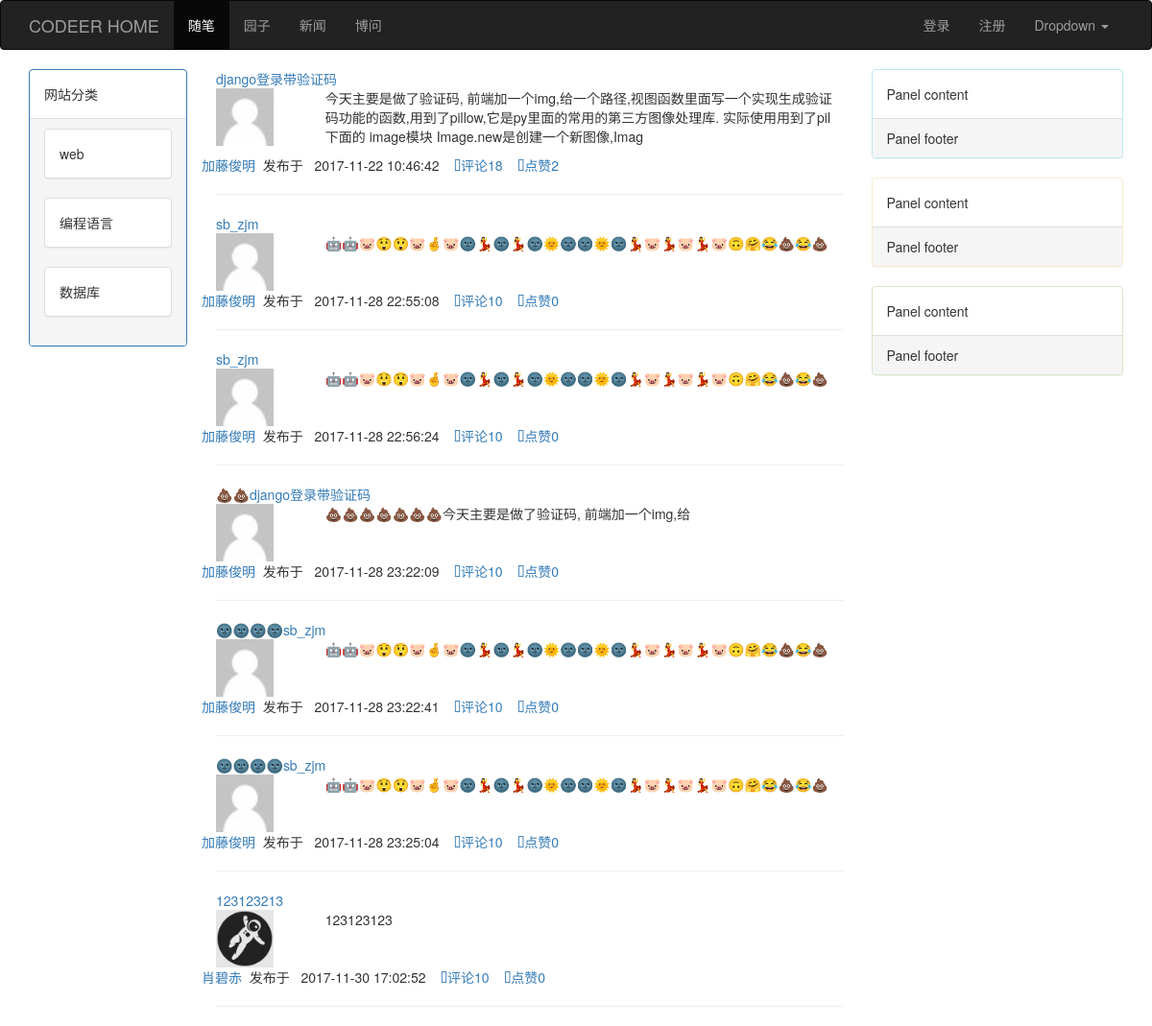
The app's page /index/ with its own data.
### app01/models.py (models this page shows, shortened)
class SiteCategory(models.Model):
    name = models.CharField(max_length=32)

class Article(models.Model):
    title = models.CharField(max_length=50,verbose_name='文章标题')
    create_time = models.DateTimeField(verbose_name='创建日期',auto_now_add=True)
    summary = models.CharField(max_length=128,verbose_name='文章摘要')
    poll_count = models.IntegerField(verbose_name='点赞数',default=0)
    comment_count = models.IntegerField(verbose_name='评论数',default=0)
    read_count = models.IntegerField(verbose_name='阅读数',default=0)
    is_essence = models.BooleanField(verbose_name='是否精华',default=False)
    is_top = models.BooleanField(verbose_name='是否置顶',default=False)
    category = models.ForeignKey(verbose_name='文章类型', to='Category',null=True)
    user = models.ForeignKey(verbose_name='所属用户', to='Userinfo')
    tags = models.ManyToManyField(
        to="Tag",
        through='Article2Tag',
        through_fields=('article', 'tag'),
    )
    site_article_category = models.ForeignKey("SiteArticleCategory", null=True)

class Userinfo(models.Model):
    nickname = models.CharField(max_length=64)
    tel = models.CharField(max_length=11, blank=True, null=True, unique=True, verbose_name='手机号码')
    email = models.EmailField(verbose_name='邮箱地址')
    avatar = models.FileField(verbose_name='头像',upload_to='avatar',default='/avatar/default.png')
    create_time = models.DateTimeField(verbose_name='创建时间', auto_now_add=True)
    user = models.OneToOneField(to='User')

### app01/views.py (the view)
# urls.py: url(r'^index/', views.index),
def index(request,*args,**kwargs):
    if kwargs:
        article_list = models.Article.objects.filter(site_article_category__name=kwargs.get('site_article_category'))
    else:
        article_list = models.Article.objects.all()
    cate_list = models.SiteCategory.objects.all()
    return render(request, 'index.html', {'article_list': article_list, 'cate_list': cate_list})

### templates/index.html (shortened to what this page needs)
<!doctype html>
<html lang="en">
<head>
    <link rel="stylesheet" href="/static/blog/bootstrap-3.3.7-dist/css/bootstrap.css">
    <link rel="stylesheet" href="/static/font-awesome-4.7.0/css/font-awesome.min.css">
    <link rel="stylesheet" href="/static/font-awesome-4.7.0/fonts/fontawesome-webfont.ttf">
    <link rel="stylesheet" href="/static/font-awesome-4.7.0/css/aaa.css">
</head>
<body>
<nav class="navbar navbar-inverse">
    <div class="container">
        <div class="navbar-header">
            <a class="navbar-brand" href="#">CODEER HOME</a>
        </div>
        <div class="collapse navbar-collapse" id="bs-example-navbar-collapse-1">
            <ul class="nav navbar-nav">
                <li class="active"><a href="#">随笔<span class="sr-only">(current)</span></a></li>
                <li><a href="#">园子</a></li>
                <li><a href="#">新闻</a></li>
                <li><a href="#">博问</a></li>
            </ul>
            <ul class="nav navbar-nav navbar-right">
                {% if request.session.user %}
                    <li><a href="{% url 'aaa' request.session.nickname %}"><span class="glyphicon glyphicon-user"></span>{{ request.session.user }}</a></li>
                    <li><a href="/logout/">注销</a></li>
                {% else %}
                    <li><a href="/login/">登录</a></li>
                    <li><a href="/reg/">注册</a></li>
                {% endif %}
                <li class="dropdown">
                    <a href="#" class="dropdown-toggle" data-toggle="dropdown" role="button" aria-haspopup="true"
                       aria-expanded="false">Dropdown <span class="caret"></span></a>
                </li>
            </ul>
        </div>
    </div>
</nav>
<div class="container">
    <div class="row">
        <div class="col-md-2">
            <div class="panel panel-primary">
                <div class="panel-body">
                    网站分类
                </div>
                <div class="panel-footer">
                    {% for cate in cate_list %}
                        <div class="panel panel-default">
                            <div class="panel-body cate_title">{{ cate.name }}</div>
                        </div>
                    {% endfor %}
                </div>
            </div>
        </div>
        <div class="col-md-7">
            <div class="article_list">
                {% for article in article_list %}
                    <div class="article_item">
                        <div class="title"><a href="">{{ article.title }}</a></div>
                        <div class="row">
                            <div class="col-md-2 avatar">
                                <a href="{% url 'aaa' article.user.nickname %}"><img src="{{ article.user.avatar.url }}" alt="" width="60" height="60"></a>
                            </div>
                            <div class="col-md-10">
                                <p>{{ article.summary }}</p>
                            </div>
                        </div>
                        <div class="row pub_info">
                            <a href="">{{ article.user.nickname }}</a>&nbsp;&nbsp;发布于
                            &nbsp;&nbsp;{{ article.create_time|date:'Y-m-d H:i:s' }}&nbsp;&nbsp;&nbsp;
                            <a href=""><i class="fa fa-themeisle"></i>评论1{{ article.comment_count }}</a>&nbsp;&nbsp;&nbsp;
                            <a href=""><span class="fa fa-volume-control-phone"></span>点赞{{ article.poll_count }}</a>
                        </div>
                    </div>
                    <hr>
                {% endfor %}
            </div>
        </div>
        <div class="col-md-3">
            <div class="panel panel-info">
                <div class="panel-body">
                    Panel content
                </div>
                <div class="panel-footer">Panel footer</div>
            </div>
            <div class="panel panel-warning">
                <div class="panel-body">
                    Panel content
                </div>
                <div class="panel-footer">Panel footer</div>
            </div>
            <div class="panel panel-success">
                <div class="panel-body">
                    Panel content
                </div>
                <div class="panel-footer">Panel footer</div>
            </div>
        </div>
    </div>
</div>
</body>
</html>

### records on screen
SiteCategory: name "web"
SiteCategory: name "编程语言"
SiteCategory: name "数据库"
Article: title "django登录带验证码", user.avatar (placeholder picture), summary "今天主要是做了验证码, 前端加一个img,给一个路径,视图函数里面写一个实现生成验证码功能的函数,用到了pillow,它是py里面的常用的第三方图像处理库. 实际使用用到了pil下面的 image模块 Image.new是创建一个新图像,Imag", user.nickname "加藤俊明", create_time "2017-11-22 10:46:42", comment_count "8", poll_count "2"
Article: title "sb_zjm", user.avatar (placeholder picture), summary "🤖🤖🐷😲😲🐷🤞🐷🌚💃🌚💃🌚🌞🌚🌚🌞🌚💃🐷💃🐷💃🐷🙃🤗😂💩😂💩", user.nickname "加藤俊明", create_time "2017-11-28 22:55:08", comment_count "0", poll_count "0"
Article: title "sb_zjm", user.avatar (placeholder picture), summary "🤖🤖🐷😲😲🐷🤞🐷🌚💃🌚💃🌚🌞🌚🌚🌞🌚💃🐷💃🐷💃🐷🙃🤗😂💩😂💩", user.nickname "加藤俊明", create_time "2017-11-28 22:56:24", comment_count "0", poll_count "0"
Article: title "💩💩django登录带验证码", user.avatar (placeholder picture), summary "💩💩💩💩💩💩💩今天主要是做了验证码, 前端加一个img,给", user.nickname "加藤俊明", create_time "2017-11-28 23:22:09", comment_count "0", poll_count "0"
Article: title "🌚🌚🌚🌚sb_zjm", user.avatar (placeholder picture), summary "🤖🤖🐷😲😲🐷🤞🐷🌚💃🌚💃🌚🌞🌚🌚🌞🌚💃🐷💃🐷💃🐷🙃🤗😂💩😂💩", user.nickname "加藤俊明", create_time "2017-11-28 23:22:41", comment_count "0", poll_count "0"
Article: title "🌚🌚🌚🌚sb_zjm", user.avatar (placeholder picture), summary "🤖🤖🐷😲😲🐷🤞🐷🌚💃🌚💃🌚🌞🌚🌚🌞🌚💃🐷💃🐷💃🐷🙃🤗😂💩😂💩", user.nickname "加藤俊明", create_time "2017-11-28 23:25:04", comment_count "0", poll_count "0"
Article: title "123123213", user.avatar (picture), summary "123123123", user.nickname "肖碧赤", create_time "2017-11-30 17:02:52", comment_count "0", poll_count "0"
